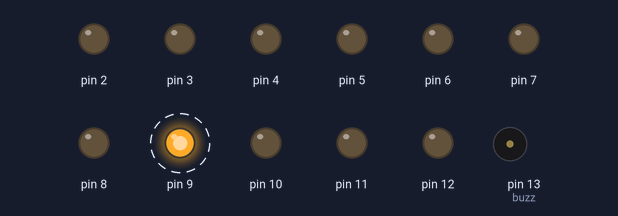
The sketch below on a simulated Arduino Uno, built with avr-gcc and run on an emulated ATmega328P. Parts: output pins drawn as LEDs (lit = HIGH), buzzer (waves = sounding, pin HIGH). Dashed ring = blinking.

Above: at 0.6 s.
At 5.6 s:
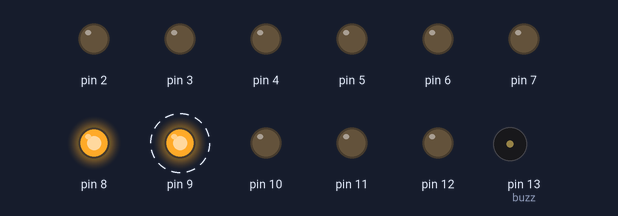
Timing chart, 0 to 6.9 s (numbered marks = the images above):
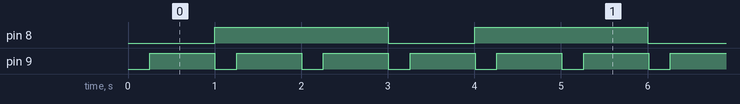

The sketch:

2leds_on_class.ino
```cpp
const int IN1 = 2;
const int IN2 = 3;
const int ENA = 4;
const int ENB = 5;
const int IN3 = 6;
const int IN4 = 7;

//int leds[] = {8, 9, 10, 11, 12};
//int sizeOfLeds = sizeof(leds)/sizeof(leds)[0];
int const allMotors[] = {IN1, IN2, IN3, IN4};
int input=0;
int buzz=13;
long buzzerInterval = 5;

class Flasher {
  int ledPin;
  int ledState;
  long ledOnTime;
  long ledOffTime;
  long ledTimeOfLastAction;

  public:
  Flasher(int ledPin, long ledOnTime, long ledOffTime){
    this->ledPin = ledPin;
    this->ledOnTime = ledOnTime;
    this->ledOffTime = ledOffTime;
    this->ledState = LOW;
    this->ledTimeOfLastAction = 0;
  }


  void update(long currentMillis) {
    if ((this->ledState == HIGH) && (currentMillis - this->ledTimeOfLastAction > this->ledOnTime)){
      this->ledState = LOW;
      digitalWrite(this->ledPin, this->ledState);
      this->ledTimeOfLastAction = currentMillis;
    }
    if ((this->ledState == LOW) && (currentMillis - this->ledTimeOfLastAction > this->ledOffTime)){
      this->ledState = HIGH;
      digitalWrite(this->ledPin, this->ledState);
      this->ledTimeOfLastAction = currentMillis;
    }
  }
};


Flasher redLed(8, 2000, 1000);
Flasher blueLed(9, 750, 250);


void setup() {
  for (int i=2; i<=13; i++){
    pinMode(i, OUTPUT);
  }
}
void loop() {
  unsigned long currentMillis = millis();
  redLed.update(currentMillis);
  blueLed.update(currentMillis);
}

//доработать
////
/////
/////
void one() {         //This function produces the 1st siren sound with ON/OFF led transition.
  // Whoop up
  for(int hz = 440; hz < 1000; hz+=25){
    tone(buzz, hz, 50);
    delay(5);
    for(int i=3;i<=7;i++)
    digitalWrite(i,HIGH);
  }
  // Whoop down
  for(int hz = 1000; hz > 440; hz-=25){
    tone(buzz, hz, 50);
    delay(5);
    for(int i=3;i<=7;i++)
    {
      digitalWrite(i,LOW);
      digitalWrite(i+5,HIGH);
      }
  }
  }
```

Measured:
- by itself, pin 8: alternates HIGH for 2.0 s and LOW for 1.0 s
- by itself, pin 9: alternates HIGH for 0.75 s and LOW for 0.25 s
- by itself, everything shown: repeats every 3.0 s, in 8 steps
